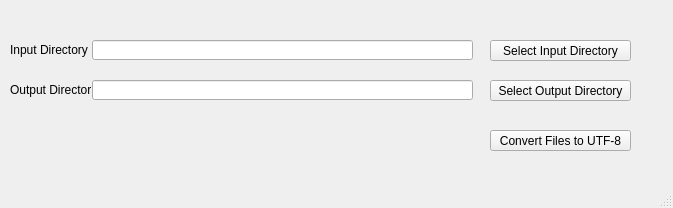
<?xml version="1.0" encoding="UTF-8"?>
<ui version="4.0">
 <class>MainWindow</class>
 <widget class="QMainWindow" name="MainWindow">
  <property name="geometry">
   <rect>
    <x>0</x>
    <y>0</y>
    <width>673</width>
    <height>208</height>
   </rect>
  </property>
  <property name="windowTitle">
   <string>MainWindow</string>
  </property>
  <widget class="QWidget" name="centralwidget">
   <widget class="QPushButton" name="convertButton">
    <property name="geometry">
     <rect>
      <x>490</x>
      <y>130</y>
      <width>141</width>
      <height>21</height>
     </rect>
    </property>
    <property name="text">
     <string>Convert Files to UTF-8</string>
    </property>
   </widget>
   <widget class="QLineEdit" name="lineEditDir1">
    <property name="geometry">
     <rect>
      <x>92</x>
      <y>40</y>
      <width>381</width>
      <height>20</height>
     </rect>
    </property>
   </widget>
   <widget class="QLineEdit" name="lineEditDir2">
    <property name="geometry">
     <rect>
      <x>92</x>
      <y>80</y>
      <width>381</width>
      <height>20</height>
     </rect>
    </property>
   </widget>
   <widget class="QPushButton" name="inputDirButton">
    <property name="geometry">
     <rect>
      <x>490</x>
      <y>40</y>
      <width>141</width>
      <height>21</height>
     </rect>
    </property>
    <property name="text">
     <string>Select Input Directory</string>
    </property>
   </widget>
   <widget class="QPushButton" name="outputDirButton">
    <property name="geometry">
     <rect>
      <x>490</x>
      <y>80</y>
      <width>141</width>
      <height>21</height>
     </rect>
    </property>
    <property name="text">
     <string>Select Output Directory</string>
    </property>
   </widget>
   <widget class="QLabel" name="inputDirLabel">
    <property name="geometry">
     <rect>
      <x>10</x>
      <y>40</y>
      <width>81</width>
      <height>20</height>
     </rect>
    </property>
    <property name="text">
     <string>Input Directory</string>
    </property>
   </widget>
   <widget class="QLabel" name="outputDirLabel">
    <property name="geometry">
     <rect>
      <x>10</x>
      <y>80</y>
      <width>81</width>
      <height>20</height>
     </rect>
    </property>
    <property name="text">
     <string>Output Directory:</string>
    </property>
   </widget>
  </widget>
  <widget class="QMenuBar" name="menubar">
   <property name="geometry">
    <rect>
     <x>0</x>
     <y>0</y>
     <width>673</width>
     <height>20</height>
    </rect>
   </property>
  </widget>
  <widget class="QStatusBar" name="statusbar"/>
 </widget>
 <resources/>
 <connections/>
</ui>
